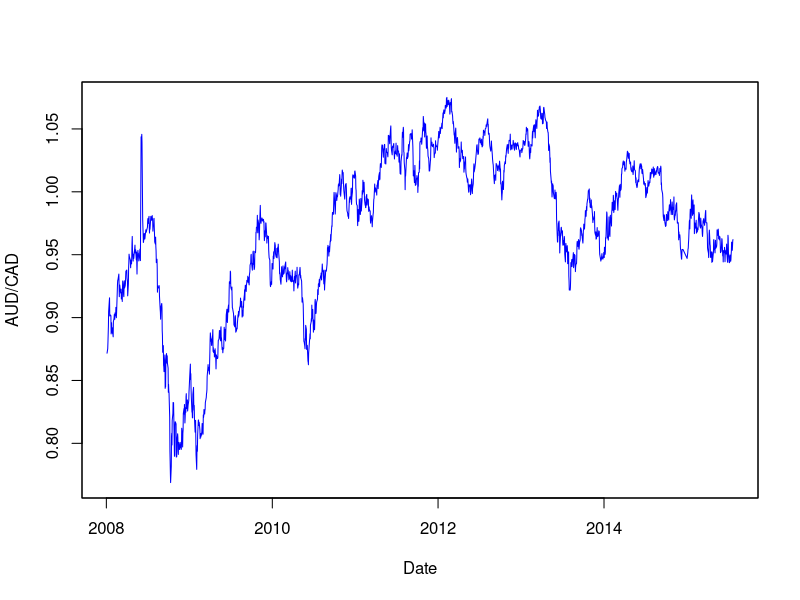
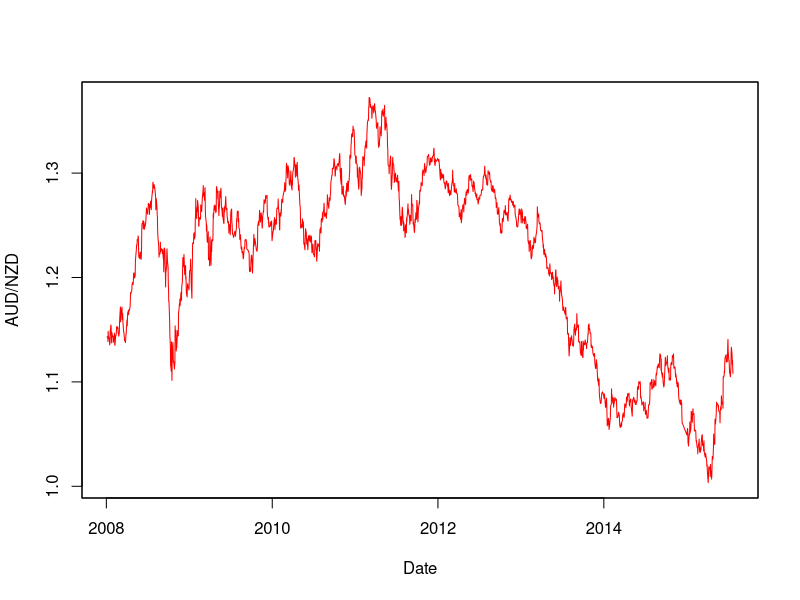

Here is the R script that generated these plots, in order: (Note: this script raises an error after producing the figures.)
library(zoo)
library(urca)
library(pracma)

########## 
#Import data

# Read csv files into data frames

audcad <- read.csv("MeanReversionPart1/AUD_CAD.csv", stringsAsFactors = F)
audnzd <- read.csv("MeanReversionPart1/AUD_NZD.csv", stringsAsFactors = F)

# Convert strings into Date objects

audcad_dates <- as.Date(audcad[,1], format="%d/%m/%Y") 
audnzd_dates <- as.Date(audnzd[,1], format="%d/%m/%Y") 

# Create zoo objects from the 5th column containing closing prices

audcad <- zoo(audcad[,5], audcad_dates)
audnzd <- zoo(audnzd[,5], audnzd_dates)

# plot time series
plot(audcad, type = 'line', col = 'blue', xlab = 'Date', ylab = 'AUD/CAD')
plot(audnzd, type = 'line', col = 'red', xlab = 'Date', ylab = 'AUD/NZD')

##########
# ADF test 
summary(ur.df(audcad, type = "drift", lags = 1))
summary(ur.df(audnzd, type = "drift", lags = 1))

##########
# Hurst exponent
hurst <- hurstexp(log(audnzd)) # returns a list of various Hurst calculations

##########
# Calculate half life of mean reversion
y <- audnzd
y.lag <- lag(y, -1)
delta.y <- diff(y)
df <- cbind(y, y.lag, delta.y)
df <- df[-1 ,] #remove first row with NAs
regress.results <- lm(delta.y ~ y.lag, data = df)
lambda <- summary(regress.results)$coefficients[2]
half.life <- -log(2)/lambda


# STL fit
audcadMon <- to.monthly(audcad)
x = ts(audcadMon$audcad.Close,start = 1, end = nrow(audcadMon), frequency = 12)
fit <- stl(x, s.window = "periodic", t.window = 12, robust = T)
plot(fit)
